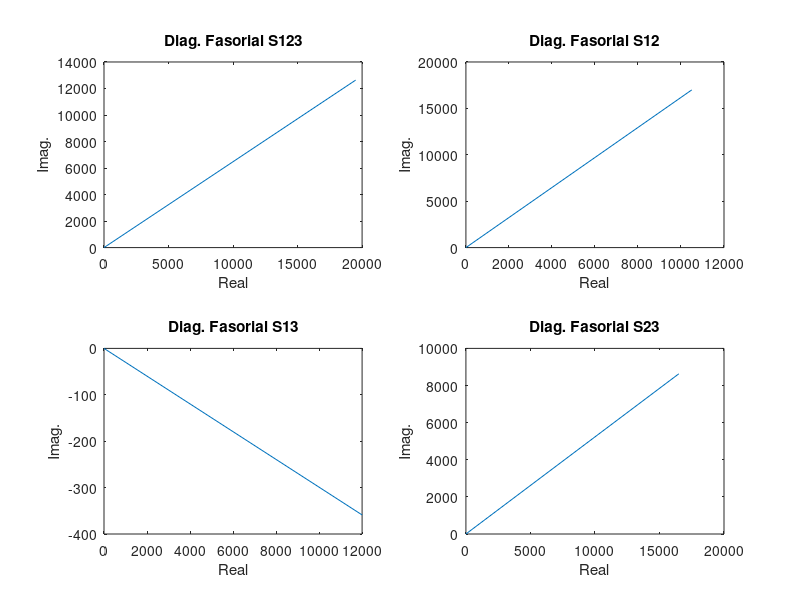

Source code (MATLAB):
fp01 = 0.6;
s01 = 5000*fp01 + j*5000*sin(acos(fp01));
fp02 = 0.5;
s02 = 15000*fp02 + j*15000*sin(acos(fp02));
fp03 = 0.9;
s03 = 10000*fp03 - j*10000*sin(acos(fp03));

s123 = s01 + s02 + s03
abs123 = abs(s123)
fp123 = real(s123)/abs(s123)

s12 = s01 + s02
abs12 = abs(s12)
fp12 = real(s12)/abs(s12)

s13 = s01 + s03
abs13 = abs(s13)
fp13 = real(s13)/abs(s13)

s23 = s02 + s03
abs23 = abs(s23)
fp23 = real(s23)/abs(s23)

I123 = conj(s123/220);
I12 = conj(s12/220);
I13 = conj(s13/220);
I23 = conj(s123/220);

subplot(2,2,1)
plot([0 real(s123)],[0 imag(s123)])
xlabel('Real'),ylabel('Imag.')
title('Diag. Fasorial S123')

subplot(2,2,2)
plot([0 real(s12)],[0 imag(s12)])
xlabel('Real'),ylabel('Imag.')
title('Diag. Fasorial S12')

subplot(2,2,3)
plot([0 real(s13)],[0 imag(s13)])
xlabel('Real'),ylabel('Imag.')
title('Diag. Fasorial S13')

subplot(2,2,4)
plot([0 real(s23)],[0 imag(s23)])
xlabel('Real'),ylabel('Imag.')
title('Diag. Fasorial S23')
